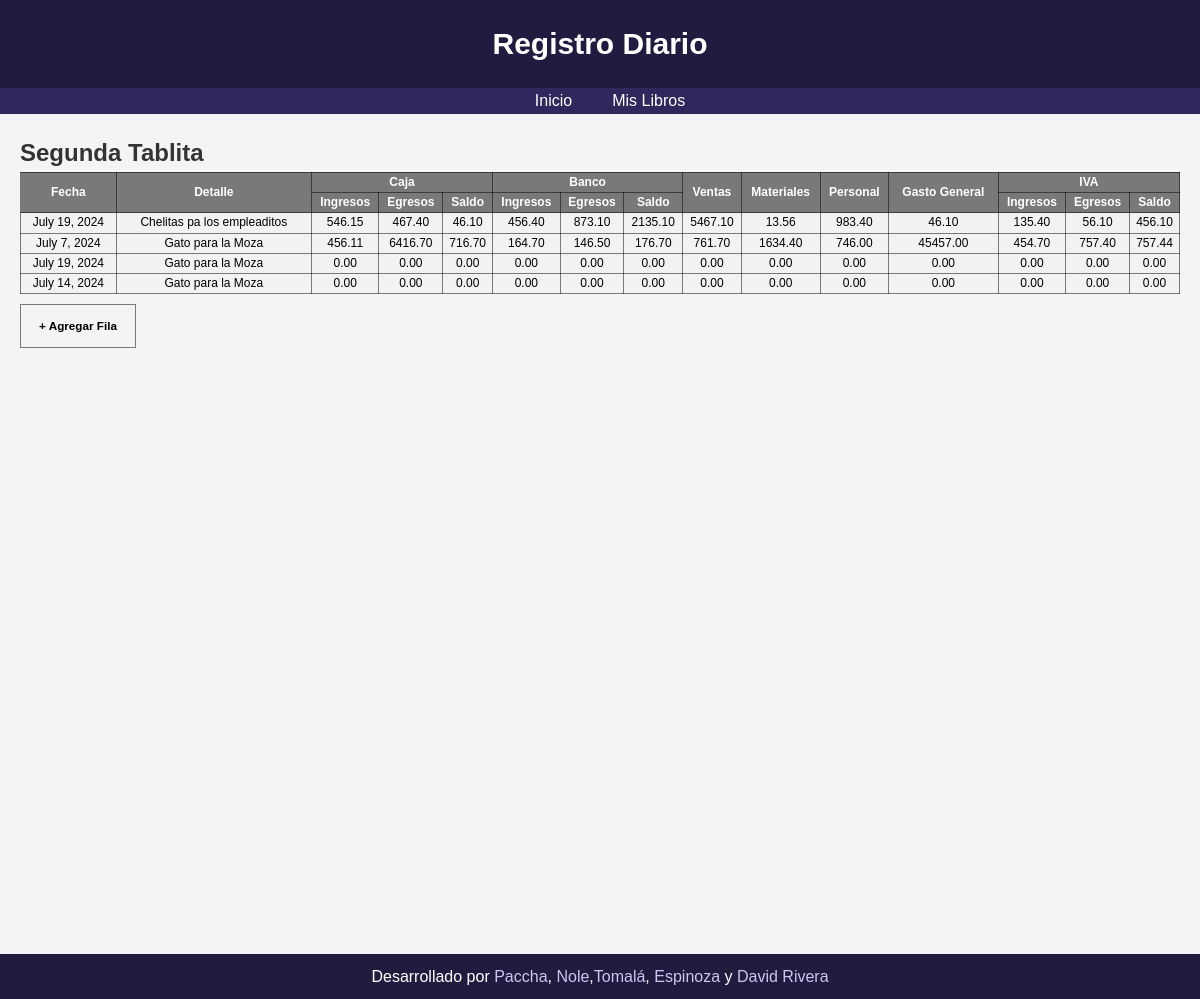
Page /ver_tabla/2/ on the earlier database version.
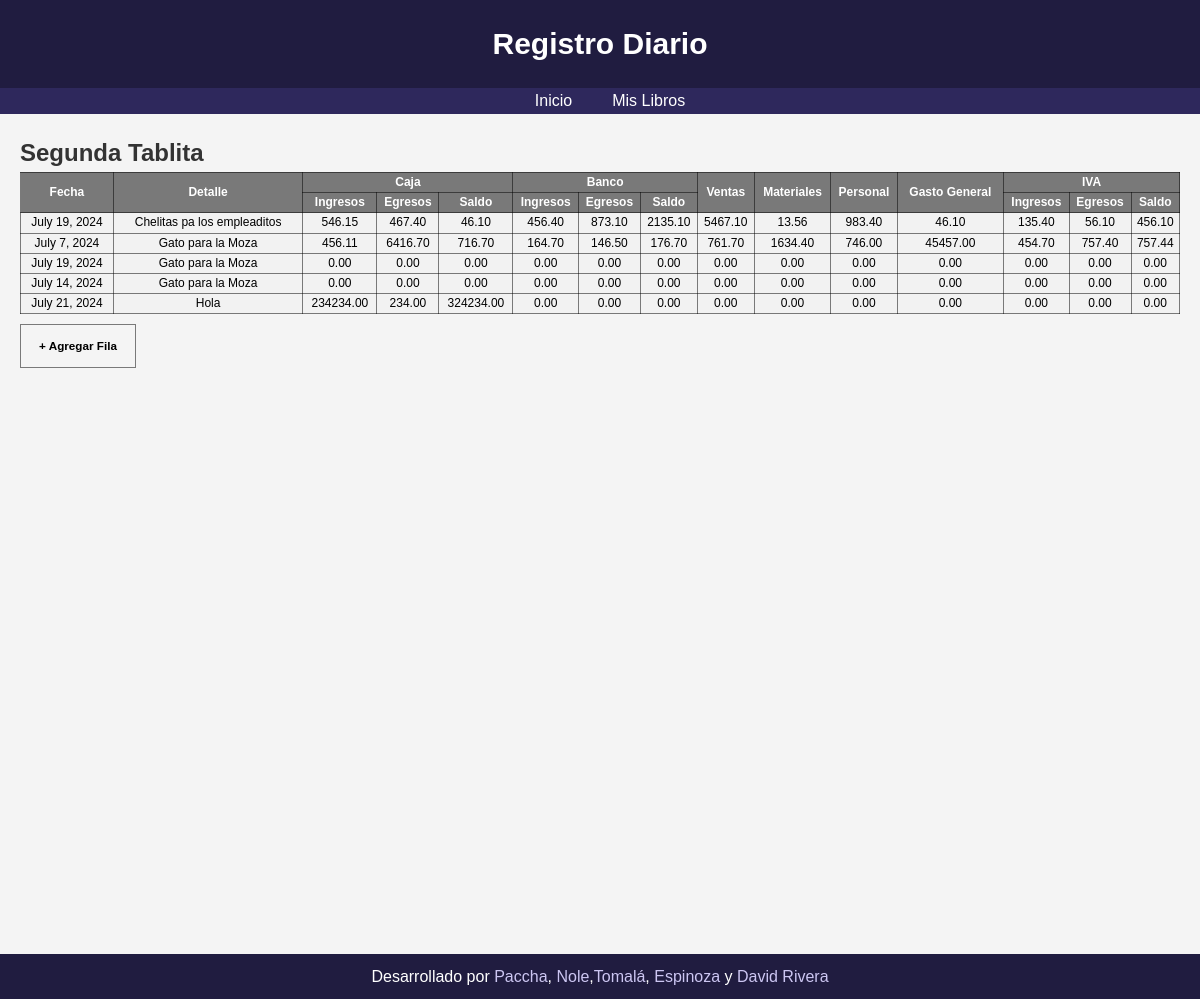
Same page on the later database version.
### app_libro_registro/models.py (models this page shows, shortened)
class TablaRegistro(models.Model):
    descripcion = models.CharField(max_length=100)

class RowTablaRegistro(models.Model):
    fecha = models.DateField()
    detalle = models.CharField(max_length=100)
    caja = models.ForeignKey(SubRow, related_name='caja', on_delete=models.CASCADE)
    banco = models.ForeignKey(SubRow, related_name='banco', on_delete=models.CASCADE)
    ventas = models.DecimalField(max_digits=10, decimal_places=2)
    costos_materiales = models.DecimalField(max_digits=10, decimal_places=2)
    costos_personal = models.DecimalField(max_digits=10, decimal_places=2)
    gastos_generales = models.DecimalField(max_digits=10, decimal_places=2)
    iva = models.ForeignKey(SubRow, related_name='iva', on_delete=models.CASCADE)
    TablaRegistro = models.ForeignKey('TablaRegistro', on_delete=models.CASCADE)

class SubRow(models.Model):
    ingresos = models.DecimalField(max_digits=10, decimal_places=2)
    egresos = models.DecimalField(max_digits=10, decimal_places=2)
    saldo = models.DecimalField(max_digits=10, decimal_places=2)

### app_libro_registro/views.py (the view)
# urls.py: path('ver_tabla/<int:id>/', ver_tabla, name='ver_tabla'),
def ver_tabla(request, id):
    tabla = TablaRegistro.objects.get(id=id)
    tabla_rows = RowTablaRegistro.objects.values()
    tabla_rows_subrows = SubRow.objects.values()
    libro = {
        'nombre': tabla.descripcion,
        'rows': []
    }
    for row in tabla_rows:
        for subrow in tabla_rows_subrows:
            if row['caja_id'] == subrow['id']:
                row['caja'] = subrow
            if row['banco_id'] == subrow['id']:
                row['banco'] = subrow
            if row['iva_id'] == subrow['id']:
                row['iva'] = subrow
        if row['TablaRegistro_id'] == tabla.id:
            libro['rows'].append(row)
    return render(request, 'ver_tabla.html', {
        'libro': libro,
        'tabla_id' : id
    })

### app_libro_registro/templates/ver_tabla.html (shortened to what this page needs)
{% extends 'layouts/base.html' %}
{% load static %}
{% block extra_css %}
<link rel="stylesheet" href="{% static 'css/ver_tabla.css' %}">
{% endblock %}
{% block content %}
<h2>{{ libro.nombre }}</h2>
<table>
  <tr>
    <th rowspan="2">Fecha</th>
    <th rowspan="2">Detalle</th>
    <th colspan="3">Caja</th>
    <th colspan="3">Banco</th>
    <th rowspan="2">Ventas</th>
    <th rowspan="2">Materiales</th>
    <th rowspan="2">Personal</th>
    <th rowspan="2">Gasto General</th>
    <th colspan="3">IVA</th>
  </tr>
  <tr>
    <th>Ingresos</th>
    <th>Egresos</th>
    <th>Saldo</th>
    <th>Ingresos</th>
    <th>Egresos</th>
    <th>Saldo</th>
    <th>Ingresos</th>
    <th>Egresos</th>
    <th>Saldo</th>
  </tr>
 {% for row in libro.rows %}
  <tr>
    <td>{{row.fecha}}</td>
    <td>{{row.detalle}}</td>
    <td>{{row.caja.ingresos}}</td>
    <td>{{row.caja.egresos}}</td>
    <td>{{row.caja.saldo}}</td>
    <td>{{row.banco.ingresos}}</td>
    <td>{{row.banco.egresos}}</td>
    <td>{{row.banco.saldo}}</td>
    <td>{{row.ventas}}</td>
    <td>{{row.costos_materiales}}</td>
    <td>{{row.costos_personal}}</td>
    <td>{{row.gastos_generales}}</td>
    <td>{{row.iva.ingresos}}</td>
    <td>{{row.iva.egresos}}</td>
    <td>{{row.iva.saldo}}</td>
  </tr>
  {% endfor %}
</table>
<div class="agregar"><a href="{% url 'agregar_fila' tabla_id %}"><h3>+ Agregar Fila</h3></a></div>
{% endblock %}

### app_libro_registro/templates/layouts/base.html (shortened to what this page needs)
{% load static %}
<!DOCTYPE html>
<html lang="en">
<head>
  <link rel="stylesheet" href="{% static 'css/base.css' %}">
  {% block extra_css %} {% endblock %}
</head>
<body>
  <header>
    <h1>Registro Diario</h1>
  </header>
  <nav>
    <ul>
      <li><a href="{% url 'inicio' %}">Inicio</a></li>
      <li><a href="{% url 'libros_de_registro' %}">Mis Libros</a></li>
    </ul>
  </nav>
  <main>
    {% block content %} {% endblock %}
  </main>
  <footer>
    <p>Desarrollado por <a href="https://github.com/PacchaDavid" target="_blank">Paccha</a>, <a href="https://github.com">Nole</a>,<a href="#">Tomalá</a>, <a href="#">Espinoza</a> y <a href="#">David Rivera</a></p>
</body>
</html>

### static/css/base.css (style rules this page uses)
* { margin: 0; padding: 0; box-sizing: border-box; font-family: Arial, Helvetica, sans-serif; }
header { background-color: #201c40; }
h1 { font-size: 30px; padding: 20px; color: #fff; text-align: center; }
nav { background-color: #2e285c; }
nav ul { display: flex; list-style: none; justify-content: center; }
nav ul li { margin-left: 20px; }
nav ul li a { color: #fff; text-decoration: none; padding: 10px; }
body { background-color: #f4f4f4; color: #333; font-size: 16px; line-height: 1.6; }
a { text-decoration: none; color: #fff; }
main { height: 100vh; max-width: 1200px; margin: 20px auto; padding: 0 20px; }
footer { background-color: #201c40; color: #fff; text-align: center; padding: 10px; }
footer a { color: #ccc6f2 }

### static/css/ver_tabla.css (style rules this page uses)
.agregar { border-style: solid; border-color: #00000080; border-width: 1px; padding: 1%; font-size: 10px; text-align: center; width: 10%; }
.agregar a { color: black }
table { border-collapse: collapse; width: 100%; margin-bottom: 10px; }
th, td { background-color: #f2f2f2; color: black; font-size: 12px; text-align: center; border: 1px solid #00000080; }
th { background-color: #00000080; color: white; font-weight: bold; }

Differences in the rows shown:
added RowTablaRegistro: fecha "July 21, 2024", detalle "Hola", caja.ingresos "234234.00", caja.egresos "234.00", caja.saldo "324234.00", banco.ingresos "0.00", banco.egresos "0.00", banco.saldo "0.00", ventas "0.00", costos_materiales "0.00", costos_personal "0.00", gastos_generales "0.00", iva.ingresos "0.00", iva.egresos "0.00", iva.saldo "0.00"
